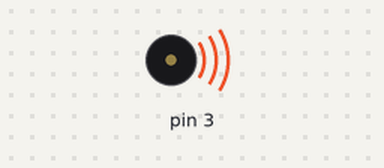
This sketch was run on a simulated Arduino Uno, built with avr-gcc and run on an emulated ATmega328P. Parts: buzzer (waves = sounding).

Above: at 0.2 s.
Timing chart, 0 to 8.1 s (numbered marks = the images above):
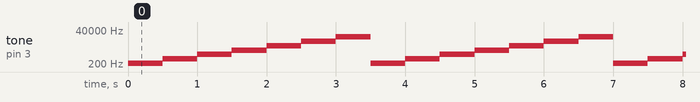

Measured:
- by itself, tone on pin 3: repeats every 3.5 s: 440 Hz 0.50 s, 880 Hz 0.50 s, 1760 Hz 0.50 s, 3520 Hz 0.50 s, 7040 Hz 0.50 s, 14080 Hz 0.50 s, 220 Hz 0.50 s

The sketch:

buzzer.ino
```cpp
void setup() {

 }

 void loop() {
  tone(3, 220);   // 220Hz
  delay(500);
  tone(3, 440);   // 440Hz
  delay(500);
  tone(3, 880);   // 880Hz
  delay(500);
  tone(3, 1760);  // 1760Hz
  delay(500);
  tone(3, 3520);  // 3520Hz
  delay(500);
  tone(3, 7040);  // 7040Hz
  delay(500);
  tone(3, 14080); // 14080Hz
  delay(500);
  noTone(11); // not required
 }
```
